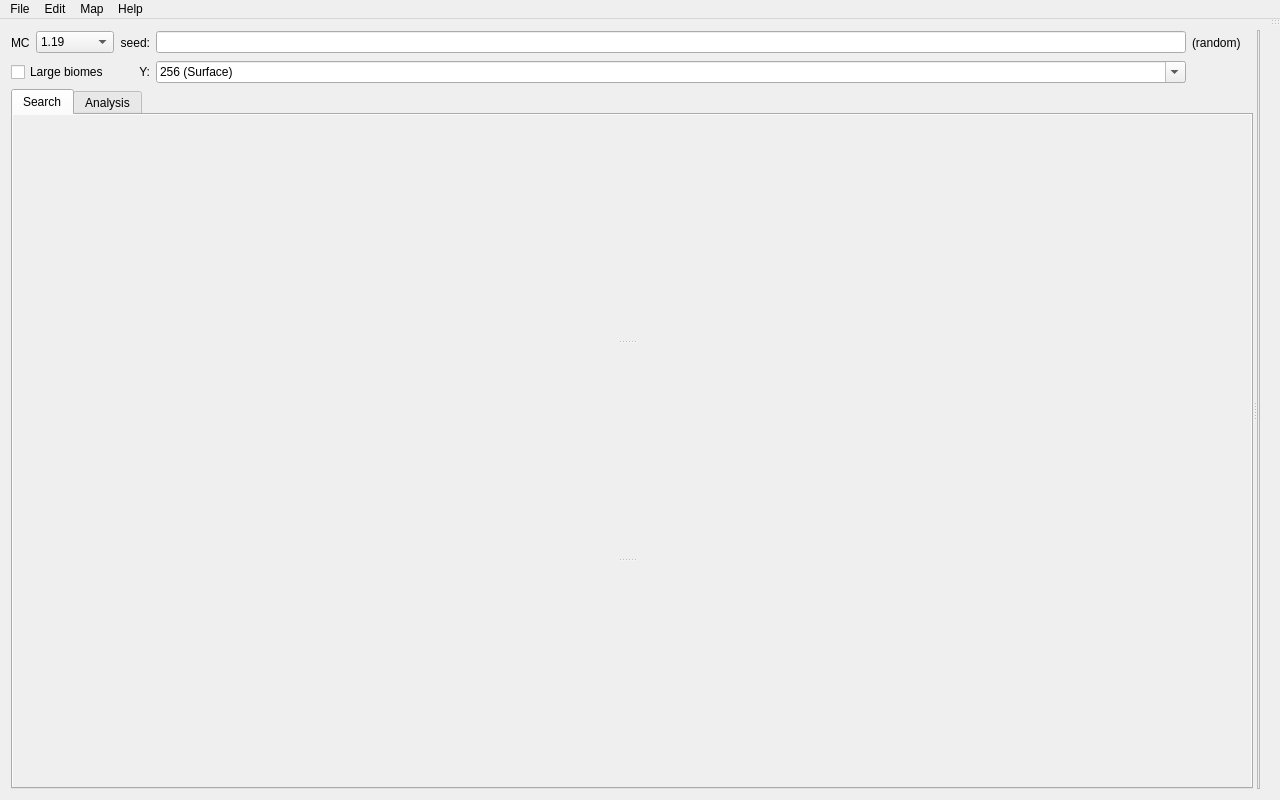
<?xml version="1.0" encoding="UTF-8"?>
<ui version="4.0">
 <class>MainWindow</class>
 <widget class="QMainWindow" name="MainWindow">
  <property name="geometry">
   <rect>
    <x>0</x>
    <y>0</y>
    <width>1280</width>
    <height>800</height>
   </rect>
  </property>
  <property name="windowTitle">
   <string>Cubiomes Viewer</string>
  </property>
  <property name="windowIcon">
   <iconset resource="../rc/icons.qrc">
    <normaloff>:/icons/map.png</normaloff>:/icons/map.png</iconset>
  </property>
  <widget class="QWidget" name="centralWidget">
   <layout class="QGridLayout" name="gridLayout_6">
    <item row="0" column="0">
     <widget class="QSplitter" name="splitterMap">
      <property name="orientation">
       <enum>Qt::Horizontal</enum>
      </property>
      <widget class="QFrame" name="controlFrame">
       <layout class="QVBoxLayout" name="verticalLayout_5">
        <property name="leftMargin">
         <number>0</number>
        </property>
        <property name="topMargin">
         <number>0</number>
        </property>
        <property name="rightMargin">
         <number>0</number>
        </property>
        <property name="bottomMargin">
         <number>0</number>
        </property>
        <item>
         <layout class="QGridLayout" name="gridMCSeed">
          <item row="0" column="5">
           <widget class="QLineEdit" name="seedEdit">
            <property name="toolTip">
             <string>Press enter to accept</string>
            </property>
           </widget>
          </item>
          <item row="1" column="2">
           <widget class="QLabel" name="labelY">
            <property name="toolTip">
             <string>Show map for this y-level</string>
            </property>
            <property name="text">
             <string>Y:</string>
            </property>
            <property name="alignment">
             <set>Qt::AlignRight|Qt::AlignTrailing|Qt::AlignVCenter</set>
            </property>
           </widget>
          </item>
          <item row="0" column="2">
           <widget class="QLabel" name="labelSeed">
            <property name="toolTip">
             <string>Seed can be an integer or text. Leave empty for a random seed</string>
            </property>
            <property name="text">
             <string>seed:</string>
            </property>
            <property name="alignment">
             <set>Qt::AlignRight|Qt::AlignTrailing|Qt::AlignVCenter</set>
            </property>
           </widget>
          </item>
          <item row="0" column="0">
           <widget class="QLabel" name="labeMC">
            <property name="toolTip">
             <string>Minecraft version</string>
            </property>
            <property name="text">
             <string>MC</string>
            </property>
           </widget>
          </item>
          <item row="0" column="6">
           <widget class="QLabel" name="labelSeedType">
            <property name="minimumSize">
             <size>
              <width>61</width>
              <height>25</height>
             </size>
            </property>
            <property name="toolTip">
             <string>Seed can be an integer or text. Leave empty for a random seed</string>
            </property>
            <property name="text">
             <string>(random)</string>
            </property>
           </widget>
          </item>
          <item row="0" column="1">
           <widget class="QComboBox" name="comboBoxMC">
            <property name="toolTip">
             <string>Minecraft version</string>
            </property>
            <property name="sizeAdjustPolicy">
             <enum>QComboBox::AdjustToMinimumContentsLength</enum>
            </property>
            <property name="minimumContentsLength">
             <number>6</number>
            </property>
            <property name="iconSize">
             <size>
              <width>0</width>
              <height>16</height>
             </size>
            </property>
            <item>
             <property name="text">
              <string>1.19</string>
             </property>
            </item>
            <item>
             <property name="text">
              <string>1.18</string>
             </property>
            </item>
            <item>
             <property name="text">
              <string>1.17</string>
             </property>
            </item>
            <item>
             <property name="text">
              <string>1.16</string>
             </property>
            </item>
            <item>
             <property name="text">
              <string>1.15</string>
             </property>
            </item>
            <item>
             <property name="text">
              <string>1.14</string>
             </property>
            </item>
            <item>
             <property name="text">
              <string>1.13</string>
             </property>
            </item>
            <item>
             <property name="text">
              <string>1.12</string>
             </property>
            </item>
            <item>
             <property name="text">
              <string>1.11</string>
             </property>
            </item>
            <item>
             <property name="text">
              <string>1.10</string>
             </property>
            </item>
            <item>
             <property name="text">
              <string>1.9</string>
             </property>
            </item>
            <item>
             <property name="text">
              <string>1.8</string>
             </property>
            </item>
            <item>
             <property name="text">
              <string>1.7</string>
             </property>
            </item>
            <item>
             <property name="text">
              <string>1.6</string>
             </property>
            </item>
            <item>
             <property name="text">
              <string>1.5</string>
             </property>
            </item>
            <item>
             <property name="text">
              <string>1.4</string>
             </property>
            </item>
            <item>
             <property name="text">
              <string>1.3</string>
             </property>
            </item>
            <item>
             <property name="text">
              <string>1.2</string>
             </property>
            </item>
            <item>
             <property name="text">
              <string>1.1</string>
             </property>
            </item>
            <item>
             <property name="text">
              <string>1.0</string>
             </property>
            </item>
           </widget>
          </item>
          <item row="1" column="0" colspan="2">
           <widget class="QCheckBox" name="checkLarge">
            <property name="text">
             <string>Large biomes</string>
            </property>
           </widget>
          </item>
          <item row="1" column="5">
           <widget class="QComboBox" name="comboY">
            <property name="editable">
             <bool>true</bool>
            </property>
            <property name="maxVisibleItems">
             <number>12</number>
            </property>
            <item>
             <property name="text">
              <string>256 (Surface)</string>
             </property>
            </item>
            <item>
             <property name="text">
              <string>128 (Nether Roof)</string>
             </property>
            </item>
            <item>
             <property name="text">
              <string>62 (Sea Level)</string>
             </property>
            </item>
            <item>
             <property name="text">
              <string>48</string>
             </property>
            </item>
            <item>
             <property name="text">
              <string>32</string>
             </property>
            </item>
            <item>
             <property name="text">
              <string>16</string>
             </property>
            </item>
            <item>
             <property name="text">
              <string>0</string>
             </property>
            </item>
            <item>
             <property name="text">
              <string>-16</string>
             </property>
            </item>
            <item>
             <property name="text">
              <string>-32</string>
             </property>
            </item>
            <item>
             <property name="text">
              <string>-48</string>
             </property>
            </item>
            <item>
             <property name="text">
              <string>-64 (Bedrock)</string>
             </property>
            </item>
           </widget>
          </item>
         </layout>
        </item>
        <item>
         <widget class="QTabWidget" name="tabContainer">
          <property name="currentIndex">
           <number>0</number>
          </property>
          <widget class="QWidget" name="tabSearch">
           <property name="sizePolicy">
            <sizepolicy hsizetype="Expanding" vsizetype="Expanding">
             <horstretch>0</horstretch>
             <verstretch>0</verstretch>
            </sizepolicy>
           </property>
           <attribute name="title">
            <string>Search</string>
           </attribute>
           <layout class="QGridLayout" name="gridLayout">
            <property name="leftMargin">
             <number>0</number>
            </property>
            <property name="topMargin">
             <number>0</number>
            </property>
            <property name="rightMargin">
             <number>0</number>
            </property>
            <property name="bottomMargin">
             <number>0</number>
            </property>
            <item row="0" column="0">
             <widget class="QScrollArea" name="scrollArea">
              <property name="minimumSize">
               <size>
                <width>500</width>
                <height>0</height>
               </size>
              </property>
              <property name="styleSheet">
               <string notr="true">QAbstractScrollArea#scrollArea {
 	border: 0px none;
}

QToolButton {
 	background-color: transparent;
}</string>
              </property>
              <property name="frameShape">
               <enum>QFrame::NoFrame</enum>
              </property>
              <property name="frameShadow">
               <enum>QFrame::Plain</enum>
              </property>
              <property name="lineWidth">
               <number>0</number>
              </property>
              <property name="verticalScrollBarPolicy">
               <enum>Qt::ScrollBarAsNeeded</enum>
              </property>
              <property name="horizontalScrollBarPolicy">
               <enum>Qt::ScrollBarAlwaysOff</enum>
              </property>
              <property name="widgetResizable">
               <bool>true</bool>
              </property>
              <property name="alignment">
               <set>Qt::AlignLeading|Qt::AlignLeft|Qt::AlignTop</set>
              </property>
              <widget class="QWidget" name="scrollAreaWidgetContents">
               <property name="geometry">
                <rect>
                 <x>0</x>
                 <y>0</y>
                 <width>1232</width>
                 <height>669</height>
                </rect>
               </property>
               <property name="sizePolicy">
                <sizepolicy hsizetype="Expanding" vsizetype="Preferred">
                 <horstretch>0</horstretch>
                 <verstretch>0</verstretch>
                </sizepolicy>
               </property>
               <property name="minimumSize">
                <size>
                 <width>440</width>
                 <height>0</height>
                </size>
               </property>
               <layout class="QGridLayout" name="gridLayout_2">
                <property name="leftMargin">
                 <number>0</number>
                </property>
                <item row="0" column="0">
                 <widget class="QSplitter" name="splitterSearch">
                  <property name="sizePolicy">
                   <sizepolicy hsizetype="Expanding" vsizetype="Expanding">
                    <horstretch>0</horstretch>
                    <verstretch>0</verstretch>
                   </sizepolicy>
                  </property>
                  <property name="styleSheet">
                   <string notr="true">
QSplitter {
  background-color: transparent;
}</string>
                  </property>
                  <property name="orientation">
                   <enum>Qt::Vertical</enum>
                  </property>
                  <widget class="Collapsible" name="collapseConstraints" native="true">
                   <property name="sizePolicy">
                    <sizepolicy hsizetype="Expanding" vsizetype="Expanding">
                     <horstretch>0</horstretch>
                     <verstretch>0</verstretch>
                    </sizepolicy>
                   </property>
                  </widget>
                  <widget class="Collapsible" name="collapseGen48" native="true">
                   <property name="sizePolicy">
                    <sizepolicy hsizetype="Expanding" vsizetype="Expanding">
                     <horstretch>0</horstretch>
                     <verstretch>0</verstretch>
                    </sizepolicy>
                   </property>
                  </widget>
                  <widget class="Collapsible" name="collapseControl" native="true">
                   <property name="sizePolicy">
                    <sizepolicy hsizetype="Expanding" vsizetype="Expanding">
                     <horstretch>0</horstretch>
                     <verstretch>0</verstretch>
                    </sizepolicy>
                   </property>
                  </widget>
                 </widget>
                </item>
               </layout>
              </widget>
             </widget>
            </item>
           </layout>
          </widget>
          <widget class="QWidget" name="tabAnalysis">
           <attribute name="title">
            <string>Analysis</string>
           </attribute>
           <layout class="QGridLayout" name="gridLayout_7">
            <item row="0" column="1" colspan="2">
             <widget class="QLineEdit" name="lineRadius">
              <property name="text">
               <string>0</string>
              </property>
             </widget>
            </item>
            <item row="7" column="0">
             <widget class="QPushButton" name="buttonExport">
              <property name="enabled">
               <bool>false</bool>
              </property>
              <property name="text">
               <string>Export</string>
              </property>
             </widget>
            </item>
            <item row="6" column="0" colspan="5">
             <widget class="QTreeWidget" name="treeAnalysis">
              <property name="minimumSize">
               <size>
                <width>0</width>
                <height>20</height>
               </size>
              </property>
              <property name="font">
               <font>
                <family>Monospace</family>
               </font>
              </property>
              <property name="editTriggers">
               <set>QAbstractItemView::NoEditTriggers</set>
              </property>
              <property name="dragDropMode">
               <enum>QAbstractItemView::NoDragDrop</enum>
              </property>
              <property name="selectionMode">
               <enum>QAbstractItemView::ExtendedSelection</enum>
              </property>
              <property name="sortingEnabled">
               <bool>true</bool>
              </property>
              <property name="columnCount">
               <number>2</number>
              </property>
              <attribute name="headerDefaultSectionSize">
               <number>280</number>
              </attribute>
              <column>
               <property name="text">
                <string>object</string>
               </property>
              </column>
              <column>
               <property name="text">
                <string>count</string>
               </property>
              </column>
             </widget>
            </item>
            <item row="2" column="0" colspan="3">
             <layout class="QHBoxLayout" name="layoutArea">
              <item>
               <widget class="QLabel" name="labelX1">
                <property name="toolTip">
                 <string>Lower bound (inclusive)</string>
                </property>
                <property name="text">
                 <string>X&lt;sub&gt;1&lt;/sub&gt;=</string>
                </property>
               </widget>
              </item>
              <item>
               <widget class="QLineEdit" name="lineEditX1">
                <property name="toolTip">
                 <string>Lower bound (inclusive)</string>
                </property>
                <property name="text">
                 <string>0</string>
                </property>
               </widget>
              </item>
              <item>
               <widget class="QLabel" name="labelZ1">
                <property name="toolTip">
                 <string>Lower bound (inclusive)</string>
                </property>
                <property name="text">
                 <string>Z&lt;sub&gt;1&lt;/sub&gt;=</string>
                </property>
               </widget>
              </item>
              <item>
               <widget class="QLineEdit" name="lineEditZ1">
                <property name="toolTip">
                 <string>Lower bound (inclusive)</string>
                </property>
                <property name="text">
                 <string>0</string>
                </property>
               </widget>
              </item>
              <item>
               <spacer name="horizontalSpacer">
                <property name="orientation">
                 <enum>Qt::Horizontal</enum>
                </property>
                <property name="sizeHint" stdset="0">
                 <size>
                  <width>40</width>
                  <height>20</height>
                 </size>
                </property>
               </spacer>
              </item>
              <item>
               <widget class="QLabel" name="labelX2">
                <property name="toolTip">
                 <string>Upper bound (inclusive)</string>
                </property>
                <property name="text">
                 <string>X&lt;sub&gt;2&lt;/sub&gt;=</string>
                </property>
               </widget>
              </item>
              <item>
               <widget class="QLineEdit" name="lineEditX2">
                <property name="toolTip">
                 <string>Upper bound (inclusive)</string>
                </property>
                <property name="text">
                 <string>0</string>
                </property>
               </widget>
              </item>
              <item>
               <widget class="QLabel" name="labelZ2">
                <property name="toolTip">
                 <string>Upper bound (inclusive)</string>
                </property>
                <property name="text">
                 <string>Z&lt;sub&gt;2&lt;/sub&gt;=</string>
                </property>
               </widget>
              </item>
              <item>
               <widget class="QLineEdit" name="lineEditZ2">
                <property name="toolTip">
                 <string>Upper bound (inclusive)</string>
                </property>
                <property name="text">
                 <string>0</string>
                </property>
               </widget>
              </item>
             </layout>
            </item>
            <item row="2" column="3" colspan="2">
             <widget class="QPushButton" name="buttonFromVisible">
              <property name="text">
               <string>From visible</string>
              </property>
             </widget>
            </item>
            <item row="0" column="0">
             <widget class="QLabel" name="labelSquareArea">
              <property name="text">
               <string>Within centred square of side =</string>
              </property>
             </widget>
            </item>
            <item row="0" column="3" colspan="2">
             <widget class="QCheckBox" name="checkArea">
              <property name="toolTip">
               <string>Specify manual rectangle rather than square</string>
              </property>
              <property name="text">
               <string>Custom area</string>
              </property>
              <property name="checkable">
               <bool>true</bool>
              </property>
             </widget>
            </item>
            <item row="3" column="0" colspan="5">
             <layout class="QGridLayout" name="gridLayout_3">
              <item row="0" column="2">
               <widget class="QCheckBox" name="checkConditions">
                <property name="toolTip">
                 <string>Features that trigger the search conditions, provided the seed matches</string>
                </property>
                <property name="text">
                 <string>Condition trigger</string>
                </property>
               </widget>
              </item>
              <item row="1" column="0" colspan="2">
               <widget class="QPushButton" name="buttonAnalysis">
                <property name="text">
                 <string>Analyze</string>
                </property>
               </widget>
              </item>
              <item row="1" column="2">
               <widget class="QCheckBox" name="checkMapOnly">
                <property name="toolTip">
                 <string>limits analysis to the selected structures and dimension in the map view</string>
                </property>
                <property name="text">
                 <string>Restrict to map selections</string>
                </property>
                <property name="checked">
                 <bool>true</bool>
                </property>
               </widget>
              </item>
              <item row="0" column="1">
               <widget class="QCheckBox" name="checkBiomes">
                <property name="toolTip">
                 <string>statistic of biome occurances in area</string>
                </property>
                <property name="text">
                 <string>Biomes</string>
                </property>
               </widget>
              </item>
              <item row="0" column="0">
               <widget class="QCheckBox" name="checkStructs">
                <property name="toolTip">
                 <string>structure positions in area</string>
                </property>
                <property name="text">
                 <string>Structures</string>
                </property>
               </widget>
              </item>
             </layout>
            </item>
           </layout>
          </widget>
         </widget>
        </item>
       </layout>
      </widget>
      <widget class="QFrame" name="frameMap">
       <property name="frameShape">
        <enum>QFrame::StyledPanel</enum>
       </property>
       <property name="frameShadow">
        <enum>QFrame::Raised</enum>
       </property>
       <layout class="QGridLayout" name="gridLayout_4">
        <property name="leftMargin">
         <number>0</number>
        </property>
        <property name="topMargin">
         <number>0</number>
        </property>
        <property name="rightMargin">
         <number>0</number>
        </property>
        <property name="bottomMargin">
         <number>0</number>
        </property>
        <item row="0" column="0">
         <widget class="MapView" name="mapView" native="true"/>
        </item>
       </layout>
      </widget>
     </widget>
    </item>
   </layout>
  </widget>
  <widget class="QToolBar" name="toolBar">
   <property name="windowTitle">
    <string>toolBar</string>
   </property>
   <property name="autoFillBackground">
    <bool>false</bool>
   </property>
   <property name="styleSheet">
    <string notr="true">
QToolBar {
	border-radius: 5px;
	padding: 0px;
	spacing: 0px;
}

QToolButton {
	border-radius: 5px;
	padding: 2px;
	border: 0px solid;
	margin: 0px;
}
QToolButton:!checked {
}
QToolButton:checked {
	background-color: #8a9dc4;
}</string>
   </property>
   <property name="movable">
    <bool>true</bool>
   </property>
   <property name="allowedAreas">
    <set>Qt::AllToolBarAreas</set>
   </property>
   <property name="iconSize">
    <size>
     <width>20</width>
     <height>20</height>
    </size>
   </property>
   <property name="floatable">
    <bool>true</bool>
   </property>
   <attribute name="toolBarArea">
    <enum>RightToolBarArea</enum>
   </attribute>
   <attribute name="toolBarBreak">
    <bool>false</bool>
   </attribute>
  </widget>
  <widget class="QMenuBar" name="menuBar">
   <property name="geometry">
    <rect>
     <x>0</x>
     <y>0</y>
     <width>1280</width>
     <height>22</height>
    </rect>
   </property>
   <widget class="QMenu" name="menuMap">
    <property name="title">
     <string>Map</string>
    </property>
    <widget class="QMenu" name="menuBiome_layer">
     <property name="title">
      <string>Biome layer/scale limit</string>
     </property>
     <addaction name="actionDefault_1"/>
     <addaction name="actionDefault_4"/>
     <addaction name="actionDefault_16"/>
     <addaction name="actionDefault_64"/>
     <addaction name="actionDefault_256"/>
     <addaction name="actionRiver"/>
     <addaction name="actionOceanTemp"/>
    </widget>
    <addaction name="actionGo_to"/>
    <addaction name="actionScan_seed_for_Quad_Huts"/>
    <addaction name="actionOpen_shadow_seed"/>
    <addaction name="actionExportImg"/>
    <addaction name="actionBiome_colors"/>
    <addaction name="menuBiome_layer"/>
   </widget>
   <widget class="QMenu" name="menuHelp">
    <property name="title">
     <string>Help</string>
    </property>
    <addaction name="actionExamples"/>
    <addaction name="separator"/>
    <addaction name="actionAbout"/>
   </widget>
   <widget class="QMenu" name="menuFile">
    <property name="title">
     <string>File</string>
    </property>
    <addaction name="actionLoad"/>
    <addaction name="actionSave"/>
    <addaction name="separator"/>
    <addaction name="actionPresetLoad"/>
    <addaction name="separator"/>
    <addaction name="actionSearch_seed_list"/>
    <addaction name="actionSearch_full_seed_space"/>
    <addaction name="separator"/>
    <addaction name="actionQuit"/>
   </widget>
   <widget class="QMenu" name="menuEdit">
    <property name="title">
     <string>Edit</string>
    </property>
    <addaction name="actionCopy"/>
    <addaction name="actionPaste"/>
    <addaction name="separator"/>
    <addaction name="actionAddShadow"/>
    <addaction name="separator"/>
    <addaction name="actionExtGen"/>
    <addaction name="actionPreferences"/>
   </widget>
   <addaction name="menuFile"/>
   <addaction name="menuEdit"/>
   <addaction name="menuMap"/>
   <addaction name="menuHelp"/>
  </widget>
  <action name="actionScan_seed_for_Quad_Huts">
   <property name="text">
    <string>Scan seed for Quad-Structures...</string>
   </property>
  </action>
  <action name="actionAbout">
   <property name="text">
    <string>About</string>
   </property>
  </action>
  <action name="actionOpen_shadow_seed">
   <property name="text">
    <string>Open shadow seed</string>
   </property>
  </action>
  <action name="actionSave">
   <property name="text">
    <string>Save session...</string>
   </property>
  </action>
  <action name="actionLoad">
   <property name="text">
    <string>Load session...</string>
   </property>
  </action>
  <action name="actionSearch_seed_list">
   <property name="text">
    <string>Search seed list...</string>
   </property>
   <property name="toolTip">
    <string>Load seeds from file for search</string>
   </property>
  </action>
  <action name="actionSearch_full_seed_space">
   <property name="text">
    <string>Search full seed space</string>
   </property>
  </action>
  <action name="actionCopy">
   <property name="text">
    <string>Copy seeds from list</string>
   </property>
  </action>
  <action name="actionPaste">
   <property name="text">
    <string>Paste seeds into list</string>
   </property>
  </action>
  <action name="actionPreferences">
   <property name="text">
    <string>Preferences...</string>
   </property>
  </action>
  <action name="actionQuit">
   <property name="text">
    <string>Quit</string>
   </property>
  </action>
  <action name="actionAddShadow">
   <property name="text">
    <string>Add shadow for all seeds</string>
   </property>
  </action>
  <action name="actionExtGen">
   <property name="text">
    <string>Advanced world settings...</string>
   </property>
  </action>
  <action name="actionExamples">
   <property name="text">
    <string>Example filters...</string>
   </property>
  </action>
  <action name="actionPresetSave">
   <property name="text">
    <string>Save filter as preset...</string>
   </property>
  </action>
  <action name="actionPresetLoad">
   <property name="text">
    <string>Load filter preset...</string>
   </property>
  </action>
  <action name="actionBiome_colors">
   <property name="text">
    <string>Biome colors...</string>
   </property>
  </action>
  <action name="actionDefault_1">
   <property name="checkable">
    <bool>true</bool>
   </property>
   <property name="checked">
    <bool>true</bool>
   </property>
   <property name="text">
    <string>Default 1:1</string>
   </property>
  </action>
  <action name="actionDefault_4">
   <property name="checkable">
    <bool>true</bool>
   </property>
   <property name="text">
    <string>Default 1:4</string>
   </property>
  </action>
  <action name="actionDefault_16">
   <property name="checkable">
    <bool>true</bool>
   </property>
   <property name="text">
    <string>Default 1:16</string>
   </property>
  </action>
  <action name="actionDefault_64">
   <property name="checkable">
    <bool>true</bool>
   </property>
   <property name="text">
    <string>Default 1:64</string>
   </property>
  </action>
  <action name="actionDefault_256">
   <property name="checkable">
    <bool>true</bool>
   </property>
   <property name="text">
    <string>Default 1:256</string>
   </property>
  </action>
  <action name="actionGo_to">
   <property name="text">
    <string>Go to...</string>
   </property>
  </action>
  <action name="actionOceanTemp">
   <property name="checkable">
    <bool>true</bool>
   </property>
   <property name="text">
    <string>O. Temp. 1:256 (1.13 - 1.17)</string>
   </property>
  </action>
  <action name="actionRiver">
   <property name="checkable">
    <bool>true</bool>
   </property>
   <property name="text">
    <string>River Mix 1:4 (1.13 - 1.17)</string>
   </property>
  </action>
  <action name="actionExportImg">
   <property name="text">
    <string>Export biomes as image...</string>
   </property>
  </action>
 </widget>
 <layoutdefault spacing="6" margin="11"/>
 <customwidgets>
  <customwidget>
   <class>Collapsible</class>
   <extends>QWidget</extends>
   <header>src/collapsible.h</header>
   <container>1</container>
  </customwidget>
  <customwidget>
   <class>MapView</class>
   <extends>QWidget</extends>
   <header>src/mapview.h</header>
   <container>1</container>
  </customwidget>
 </customwidgets>
 <resources>
  <include location="../rc/icons.qrc"/>
 </resources>
 <connections/>
</ui>
